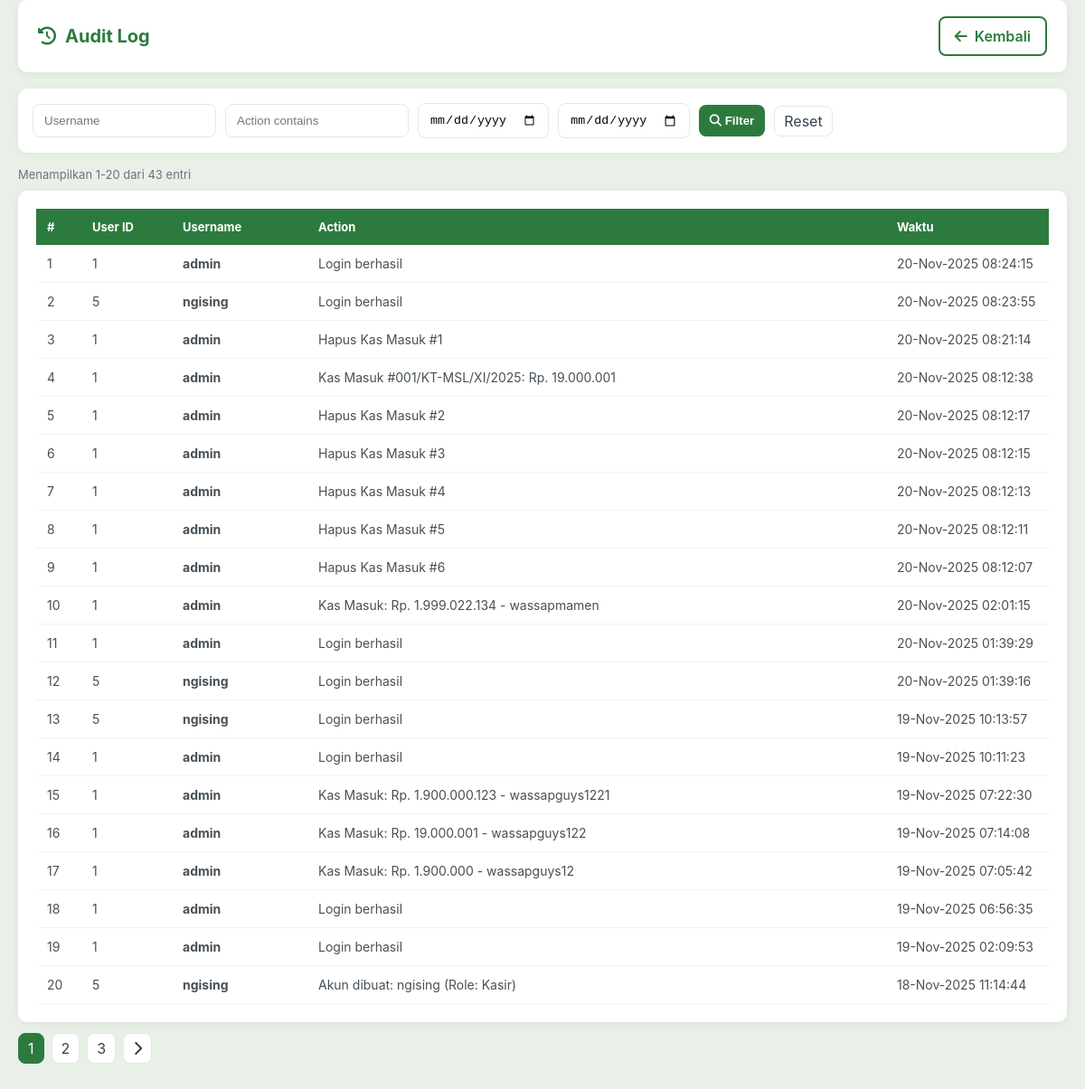
Page /audit_log.php (signed in) on the earlier database version.
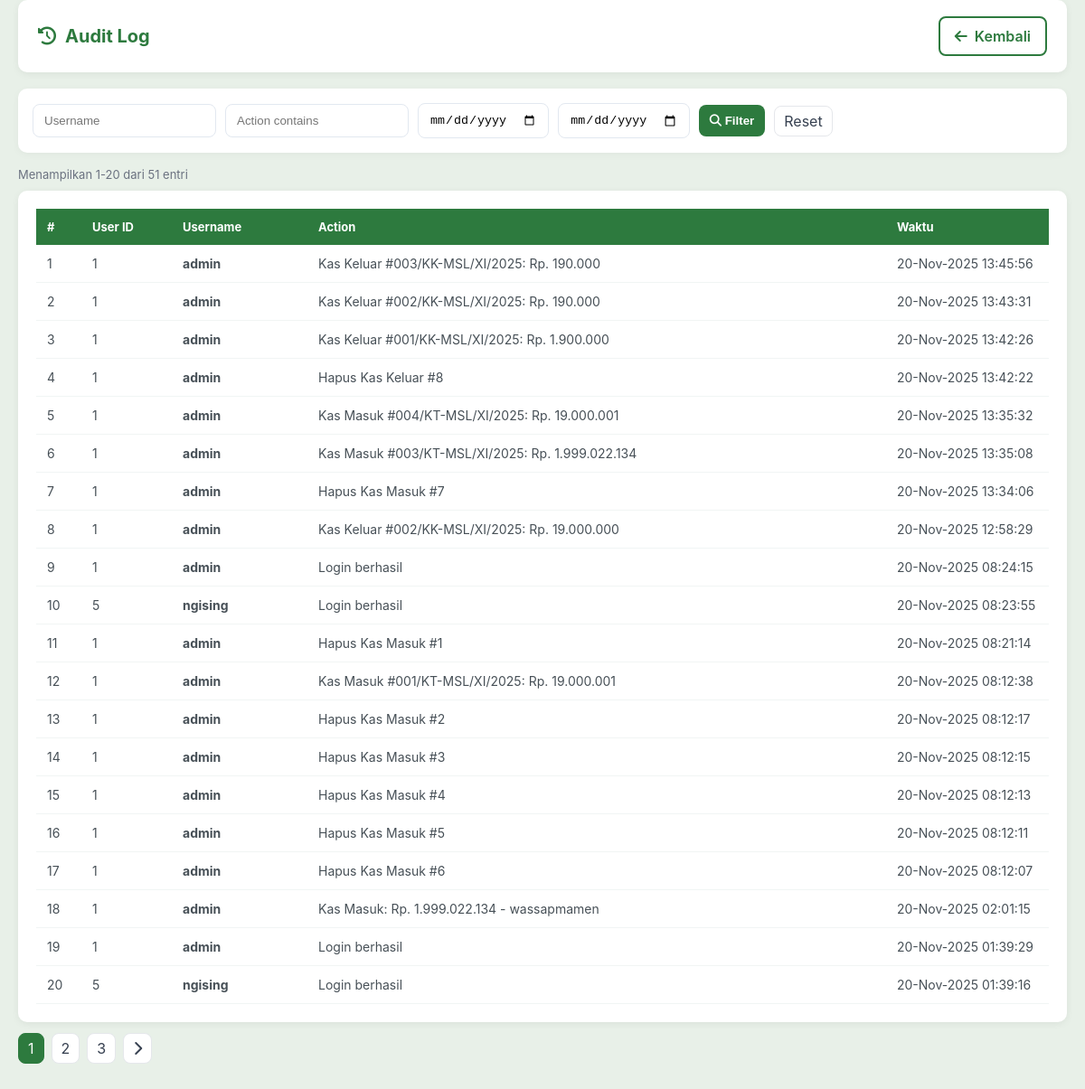
Same page on the later database version.
### tables this page shows
CREATE TABLE `audit_log` (
  `id` int(11) NOT NULL,
  `user_id` int(11) NOT NULL,
  `username` varchar(100) NOT NULL,
  `action` varchar(255) NOT NULL,
  `ip_address` varchar(50) DEFAULT NULL,
  `timestamp` datetime DEFAULT current_timestamp()
);

### audit_log.php (the view, shortened to what this page needs)
<?php
require_once 'config/conn_db.php';
$username = isset($_GET['username']) ? clean_input($_GET['username']) : '';
$actionq = isset($_GET['action_q']) ? clean_input($_GET['action_q']) : '';
$date_from = isset($_GET['date_from']) ? clean_input($_GET['date_from']) : '';
$date_to = isset($_GET['date_to']) ? clean_input($_GET['date_to']) : '';
$page = max(1, intval($_GET['page'] ?? 1));
$perPage = 20;
$where = '';
$countRes = mysqli_query($conn, "SELECT COUNT(*) AS total FROM audit_log $where");
$total = 0;
if ($countRes) {
    $r = mysqli_fetch_assoc($countRes);
    $total = intval($r['total']);
}
$offset = ($page - 1) * $perPage;
$sql = "SELECT * FROM audit_log $where ORDER BY timestamp DESC LIMIT $offset, $perPage";
$res = mysqli_query($conn, $sql);
?>
<!DOCTYPE html>
<html lang="id">
<head>
    <link rel="stylesheet" href="https://cdnjs.cloudflare.com/ajax/libs/font-awesome/6.4.0/css/all.min.css">
</head>
<body>
    <div class="container">
        <div class="header">
            <h2><i class="fas fa-history"></i> Audit Log</h2>
            <div class="page-actions">
                <a href="dashboard.php" class="btn btn-outline"><i class="fas fa-arrow-left"></i> Kembali</a>
            </div>
        </div>
        <div class="form-filters">
            <form method="get" style="display:flex; gap:10px; align-items:center; flex-wrap:wrap; width:100%;">
                <input type="text" name="username" placeholder="Username" value="<?php echo htmlspecialchars($username); ?>">
                <input type="text" name="action_q" placeholder="Action contains" value="<?php echo htmlspecialchars($actionq); ?>">
                <input type="date" name="date_from" value="<?php echo htmlspecialchars($date_from); ?>">
                <input type="date" name="date_to" value="<?php echo htmlspecialchars($date_to); ?>">
                <button type="submit"><i class="fas fa-search"></i> Filter</button>
                <a href="audit_log.php" class="page-link">Reset</a>
            </form>
        </div>
        <div class="small muted" style="margin:10px 0;">
            Menampilkan <?php echo ($total>0?($offset+1)."-".min($offset+$perPage,$total):"0"); ?> dari <?php echo $total; ?> entri
        </div>
        <div class="table-wrap">
            <table>
                <thead>
                    <tr>
                        <th style="width:50px;">#</th>
                        <th style="width:100px;">User ID</th>
                        <th style="width:150px;">Username</th>
                        <th>Action</th>
                        <th style="width:180px;">Waktu</th>
                    </tr>
                </thead>
                <tbody>
                    <?php if ($res && mysqli_num_rows($res) > 0): $no = $offset + 1; while ($row = mysqli_fetch_assoc($res)): ?>
                    <tr>
                        <td><?php echo $no++; ?></td>
                        <td><?php echo htmlspecialchars($row['user_id']); ?></td>
                        <td><strong><?php echo htmlspecialchars($row['username']); ?></strong></td>
                        <td><?php echo htmlspecialchars($row['action']); ?></td>
                        <td><?php echo date('d-M-Y H:i:s', strtotime($row['timestamp'])); ?></td>
                    </tr>
                    <?php endwhile; else: ?>
                    <tr><td colspan="5" class="muted" style="text-align:center; padding:20px;">
                        <i class="fas fa-inbox"></i> Belum ada data audit log.
                    </td></tr>
                    <?php endif; ?>
                </tbody>
            </table>
        </div>
        <?php if ($total > $perPage): ?>
        <div class="pagination">
            <?php
            $totalPages = max(1, ceil($total / $perPage));
            $baseUrl = 'audit_log.php?username=' . urlencode($username) . '&action_q=' . urlencode($actionq) . '&date_from=' . urlencode($date_from) . '&date_to=' . urlencode($date_to) . '&page=';
            for ($p = 1; $p <= $totalPages; $p++) {
                if ($p == $page) {
                    echo '<span class="page-link active">' . $p . '</span>';
                } else {
                    echo '<a class="page-link" href="' . $baseUrl . $p . '">' . $p . '</a>';
                }
            }
            if ($page < $totalPages) {
                echo '<a class="page-link" href="' . $baseUrl . ($page+1) . '"><i class="fas fa-chevron-right"></i></a>';
            }
            ?>
        </div>
        <?php endif; ?>
    </div>
</body>
</html>

Differences in the rows shown:
no longer on this page (row unchanged): audit_log: user "5", username "ngising", action "Login berhasil", timestamp "19-Nov-2025 10:13:57"
no longer on this page (row unchanged): audit_log: user "1", username "admin", action "Login berhasil", timestamp "19-Nov-2025 10:11:23"
no longer on this page (row unchanged): audit_log: user "1", username "admin", action "Kas Masuk: Rp. 1.900.000.123 - wassapguys1221", timestamp "19-Nov-2025 07:22:30"
no longer on this page (row unchanged): audit_log: user "1", username "admin", action "Kas Masuk: Rp. 19.000.001 - wassapguys122", timestamp "19-Nov-2025 07:14:08"
no longer on this page (row unchanged): audit_log: user "1", username "admin", action "Kas Masuk: Rp. 1.900.000 - wassapguys12", timestamp "19-Nov-2025 07:05:42"
no longer on this page (row unchanged): audit_log: user "1", username "admin", action "Login berhasil", timestamp "19-Nov-2025 06:56:35"
no longer on this page (row unchanged): audit_log: user "1", username "admin", action "Login berhasil", timestamp "19-Nov-2025 02:09:53"
no longer on this page (row unchanged): audit_log: user "5", username "ngising", action "Akun dibuat: ngising (Role: Kasir)", timestamp "18-Nov-2025 11:14:44"
added audit_log: user "1", username "admin", action "Kas Keluar #003/KK-MSL/XI/2025: Rp. 190.000", timestamp "20-Nov-2025 13:45:56"
added audit_log: user "1", username "admin", action "Kas Keluar #002/KK-MSL/XI/2025: Rp. 190.000", timestamp "20-Nov-2025 13:43:31"
added audit_log: user "1", username "admin", action "Kas Keluar #001/KK-MSL/XI/2025: Rp. 1.900.000", timestamp "20-Nov-2025 13:42:26"
added audit_log: user "1", username "admin", action "Hapus Kas Keluar #8", timestamp "20-Nov-2025 13:42:22"
added audit_log: user "1", username "admin", action "Kas Masuk #004/KT-MSL/XI/2025: Rp. 19.000.001", timestamp "20-Nov-2025 13:35:32"
added audit_log: user "1", username "admin", action "Kas Masuk #003/KT-MSL/XI/2025: Rp. 1.999.022.134", timestamp "20-Nov-2025 13:35:08"
added audit_log: user "1", username "admin", action "Hapus Kas Masuk #7", timestamp "20-Nov-2025 13:34:06"
added audit_log: user "1", username "admin", action "Kas Keluar #002/KK-MSL/XI/2025: Rp. 19.000.000", timestamp "20-Nov-2025 12:58:29"
Other differences:
$total: "43" → "51"
